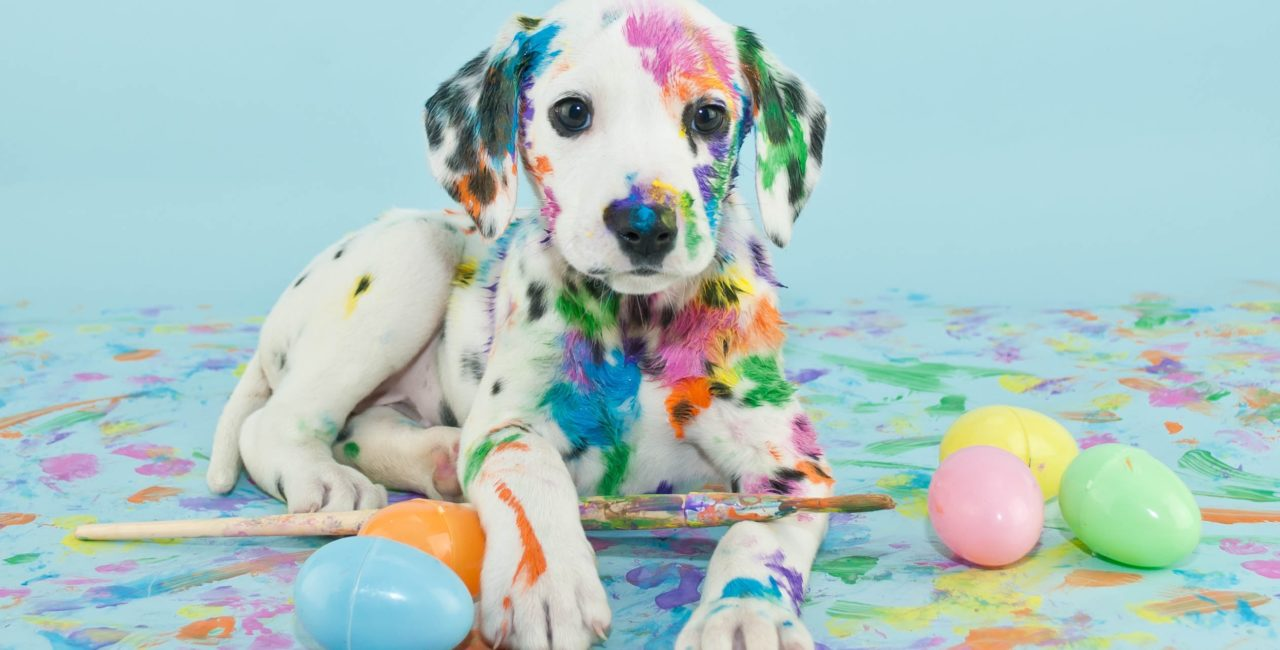
#> input picture LAB5/hinh1.png, 1280 x 650 px
$ jupyter execute 2374802010211_NguyenBaoKhang_252_71ITAI40603_0101_Lab05.ipynb
#> lines starting #> are read from the running program, lines starting #| are printed output that depends on the picture; after the words box and inside, x2 and y2 are one past the last pixel; in counts of white or black regions, pixels touching at a corner belong together
#### **LAB 05: PHÂN ĐOẠN ẢNH (IMAGE SEGMENTATION)**

[cell 1]
import cv2 as cv
import numpy as np
import matplotlib.pyplot as plt

def show(title, img, cmap='gray'):
    plt.figure(figsize=(6,4))
    plt.title(title)
    plt.axis('off')
    plt.imshow(img, cmap=cmap)

img = cv.imread('hinh1.png')
#> img is the input picture: shape (650, 1280, 3); mean B, G, R 195.5, 197.6, 172.9
plt.figure(figsize=(6,4))
plt.axis('off')
plt.imshow(img[:,:,::-1])
plt.show()

gray = cv.cvtColor(img, cv.COLOR_BGR2GRAY)

**1. Thresholding để phân đoạn ảnh**

[cell 2]
_, th_global = cv.threshold(gray, 128, 255, cv.THRESH_BINARY)
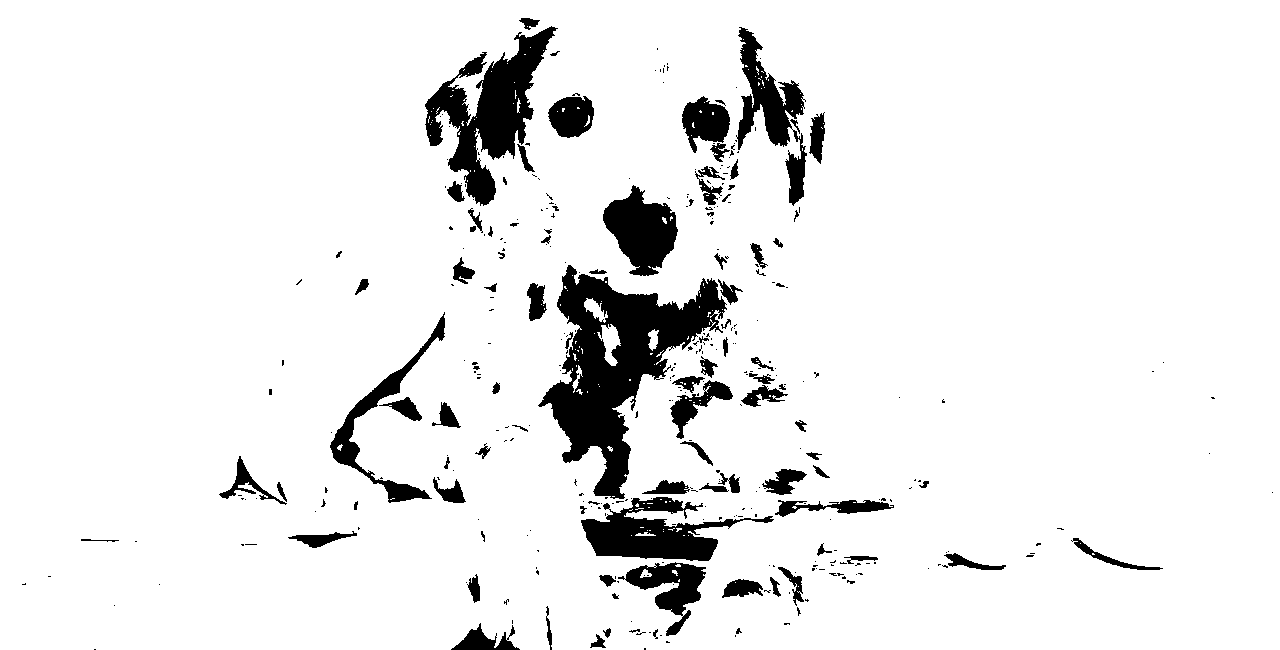
#> th_global: shape (650, 1280); 92.3% white; 365 black regions (267 under 20 px), largest, box (x1, y1, x2, y2) and area: (538, 265, 727, 499) 16611, (425, 26, 558, 206) 8993, (581, 497, 774, 561) 5495
show("1. Global Threshold", th_global)

**2. Otsu algorithm để phân đoạn ảnh vân tay**

[cell 3]
_, th_otsu = cv.threshold(gray, 0, 255, cv.THRESH_BINARY + cv.THRESH_OTSU)
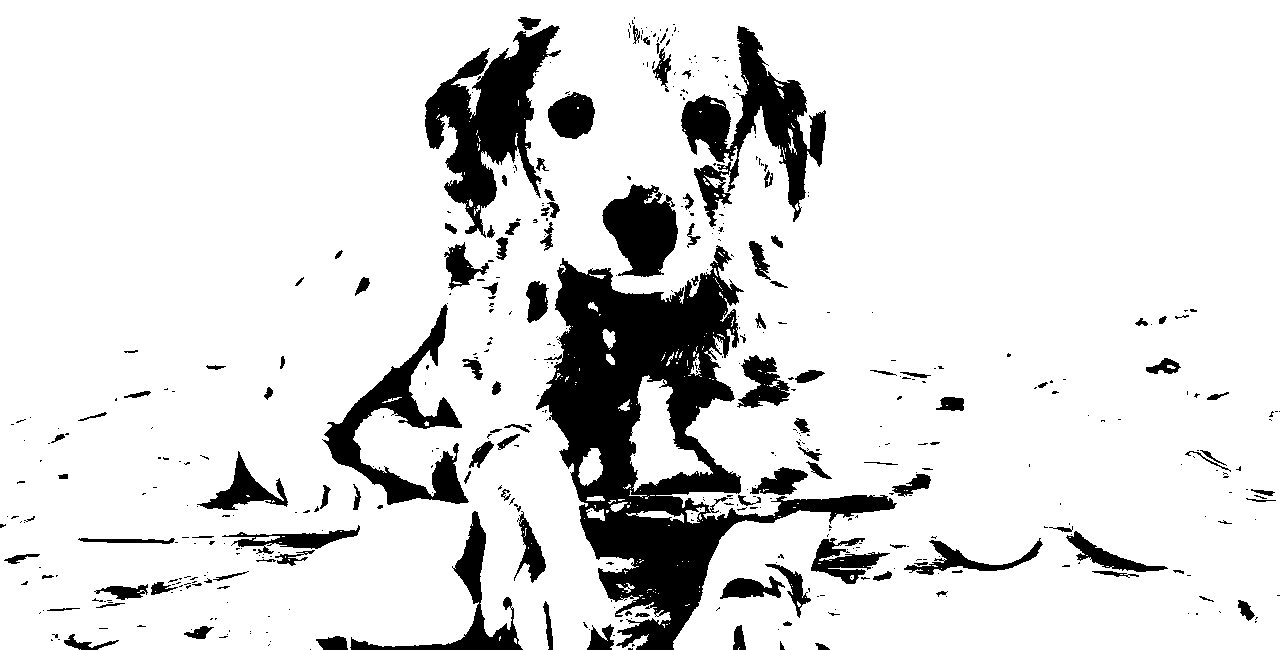
#> th_otsu: shape (650, 1280); 86.9% white; 496 black regions (371 under 20 px), largest, box (x1, y1, x2, y2) and area: (536, 245, 897, 650) 43985, (425, 25, 561, 238) 11747, (681, 26, 826, 227) 9858
show("2. Otsu Threshold", th_otsu)

**3. Clustering techniques trong phân đoạn ảnh, K-mean clustering**

[cell 4]
Z = img.reshape((-1,3)).astype(np.float32)
criteria = (cv.TERM_CRITERIA_EPS + cv.TERM_CRITERIA_MAX_ITER, 10, 1.0)
K = 3
_, labels, centers = cv.kmeans(Z, K, None, criteria, 10, cv.KMEANS_RANDOM_CENTERS)
#> centers = [[104.8, 108, 75.85], [217.7, 214.2, 182.5], [149, 173.3, 181.2]]
centers = np.uint8(centers)
#> centers = [[104, 108, 75], [217, 214, 182], [149, 173, 181]]
res = centers[labels.flatten()].reshape(img.shape)
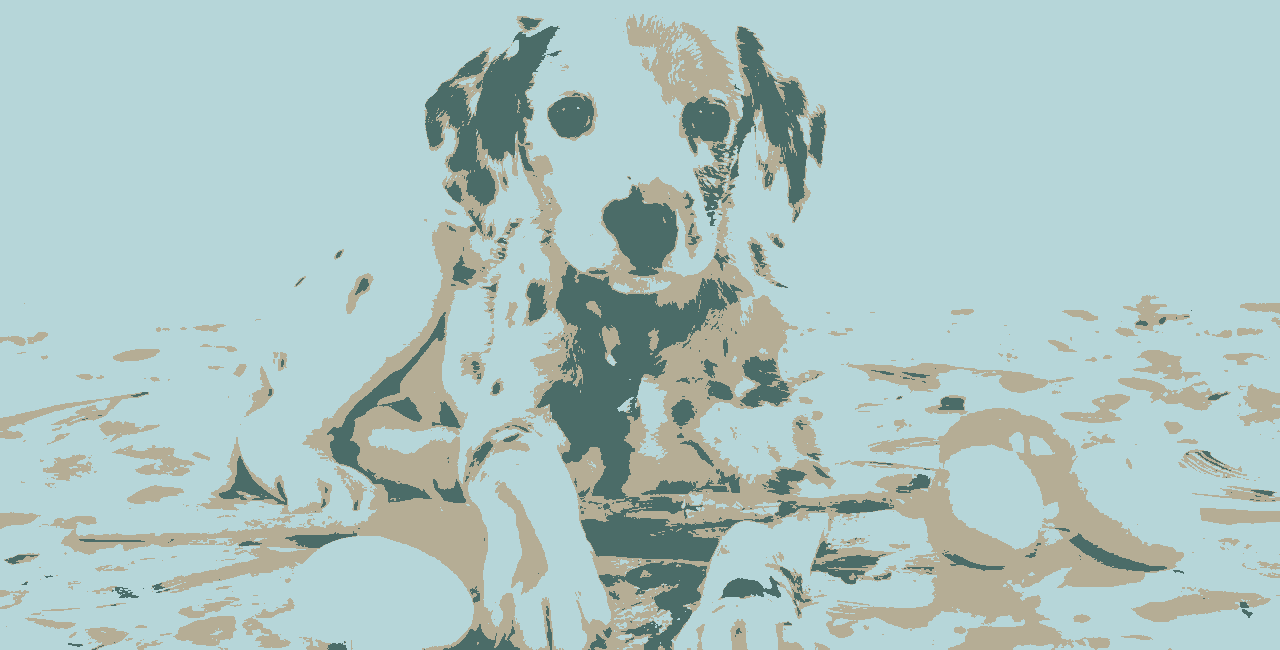
#> res: shape (650, 1280, 3); mean B, G, R 195, 197.4, 172.5
show("3. K-means Segmentation", cv.cvtColor(res, cv.COLOR_BGR2RGB), cmap=None)

**4. Sử dụng thuật toán Region growing**

[cell 5]
def region_grow(img, seed, thresh=10):
    h,w = img.shape
    out = np.zeros_like(img, np.uint8)
    visited = np.zeros_like(img, np.bool_)
    stack = [seed]
    seed_val = int(img[seed[1], seed[0]])
    while stack:
        x,y = stack.pop()
        if visited[y,x]:
            continue
        visited[y,x] = True
        cur = int(img[y,x])
        if abs(cur - seed_val) <= thresh:
            out[y,x] = 255
            for dx,dy in ((1,0),(-1,0),(0,1),(0,-1)):
                nx, ny = x+dx, y+dy
                if 0 <= nx < w and 0 <= ny < h and not visited[ny,nx]:
                    stack.append((nx,ny))
    return out

h,w = gray.shape
#> h = 650; w = 1280
seed_point = (w//2, h//2)
#> seed_point = (640, 325)
rg = region_grow(gray, seed_point, thresh=15)
#> in region_grow, `seed_val = int(img[seed[1], seed[0]])`: seed_val = 44
#> the loop in region_grow, `while stack:` made 714 passes
#> cur on passes 1 to 3: 44, 37, 34
#> after the loop in region_grow, `while stack:`:
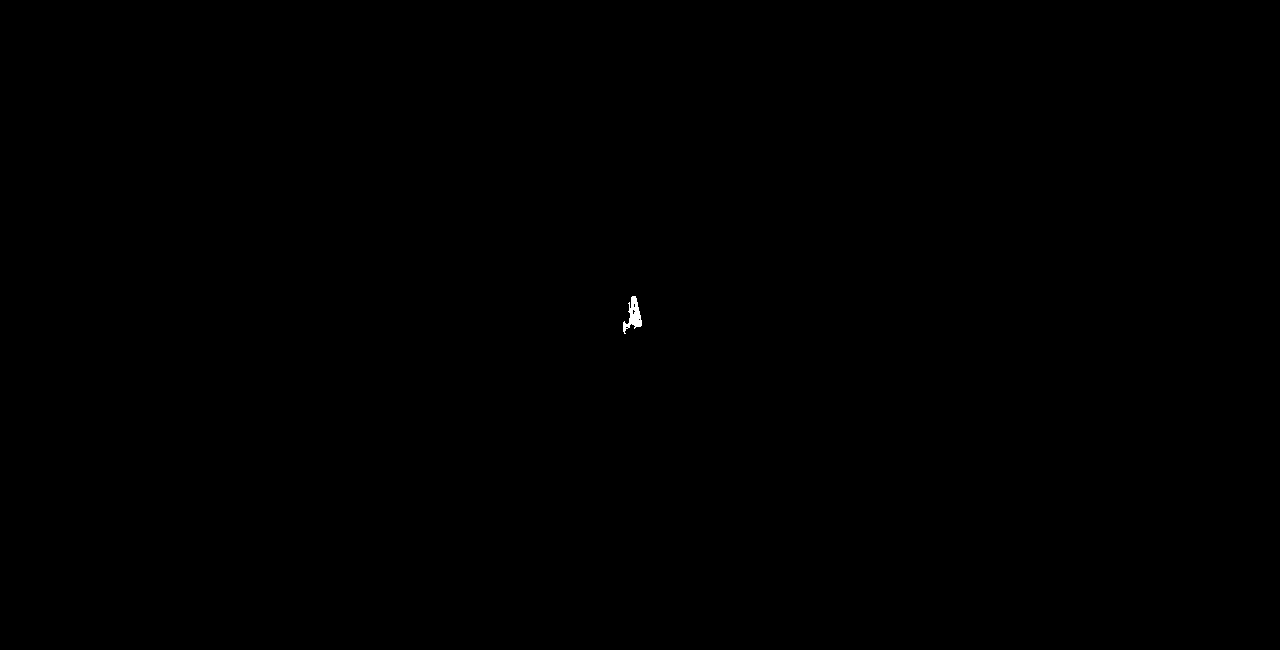
#> out: shape (650, 1280); 0.04% white; 1 white region, box (x1, y1, x2, y2) and area: (623, 296, 642, 334) 333
#> after the loop in region_grow, `while stack:`: visited: shape (650, 1280) bool; 0.05% white; 1 white region, box (x1, y1, x2, y2) and area: (622, 295, 643, 335) 457
#> after the loop in region_grow, `while stack:`: stack = []
show("4. Region Growing", rg)

**5. Sử dụng thuật toán Split and merge để phân đoạn ảnh**

[cell 6]
def split_quadtree(img, x, y, w, h, thr_var=500):
    patch = img[y:y+h, x:x+w]
    if w <= 8 or h <= 8 or np.var(patch) <= thr_var:
        return [(x,y,w,h)]
    hw, hh = w//2, h//2
    nodes = []
    nodes += split_quadtree(img, x, y, hw, hh, thr_var)
    nodes += split_quadtree(img, x+hw, y, w-hw, hh, thr_var)
    nodes += split_quadtree(img, x, y+hh, hw, h-hh, thr_var)
    nodes += split_quadtree(img, x+hw, y+hh, w-hw, h-hh, thr_var)
    return nodes

regions = split_quadtree(gray, 0, 0, w, h, thr_var=400)
#> in split_quadtree (call 27), `patch = img[y:y+h, x:x+w]`:
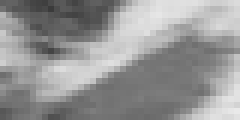
#> patch: shape (20, 40) (shown 6 times larger); min 59, max 233, mean 149.7
#> in split_quadtree (call 27), `nodes += split_quadtree(img, x+hw, y, w-hw, hh, thr_var)`: nodes = [(520, 20, 10, 5), (530, 20, 10, 5), (520, 25, 10, 5), (530, 25, 10, 5), (540, 20, 10, 5), (550, 20, 10, 5), (540, 25, 10, 5), (550, 25, 10, 5)]
#> in split_quadtree (call 27), `nodes += split_quadtree(img, x, y+hh, hw, h-hh, thr_var)`: nodes = [(520, 20, 10, 5), (530, 20, 10, 5), (520, 25, 10, 5), (530, 25, 10, 5), (540, 20, 10, 5), (550, 20, 10, 5), (540, 25, 10, 5), (550, 25, 10, 5), (520, 30, 10, 5), (530, 30, 10, 5), (520, 35, 10, 5), (530, 35, 10, 5)]
#> in split_quadtree (call 27), `nodes += split_quadtree(img, x+hw, y+hh, w-hw, h-hh, thr_var)`: nodes = 16 items, first 6: (520, 20, 10, 5), (530, 20, 10, 5), (520, 25, 10, 5), (530, 25, 10, 5), (540, 20, 10, 5), (550, 20, 10, 5)
#> in split_quadtree, `nodes += split_quadtree(img, x+hw, y, w-hw, hh, thr_var)`: nodes = 1469 items, first 6: (0, 0, 320, 162), (320, 0, 160, 81), (480, 0, 40, 20), (520, 0, 20, 10), (540, 0, 20, 10), (520, 10, 10, 5)
#> in split_quadtree, `nodes += split_quadtree(img, x, y+hh, hw, h-hh, thr_var)`: nodes = 2331 items, first 6: (0, 0, 320, 162), (320, 0, 160, 81), (480, 0, 40, 20), (520, 0, 20, 10), (540, 0, 20, 10), (520, 10, 10, 5)
#> in split_quadtree, `nodes += split_quadtree(img, x+hw, y+hh, w-hw, h-hh, thr_var)`: nodes = 2974 items, first 6: (0, 0, 320, 162), (320, 0, 160, 81), (480, 0, 40, 20), (520, 0, 20, 10), (540, 0, 20, 10), (520, 10, 10, 5)
#> regions has the same summary as nodes in split_quadtree
merge_img = np.zeros_like(gray)
for (x,y,ww,hh) in regions:
    merge_img[y:y+hh, x:x+ww] = np.mean(gray[y:y+hh, x:x+ww], dtype=np.uint8)
#> this loop made 2974 passes
show("5. Split and Merge", merge_img)

**6. Phân đoạn ảnh với Edge-based sigmentation**

[cell 7]
edges = cv.Canny(gray, 50, 150)
#> edges: shape (650, 1280); 5.7% white in thin lines or dots
contours,_ = cv.findContours(edges, cv.RETR_EXTERNAL, cv.CHAIN_APPROX_SIMPLE)
#> contours = 891 contours, 750 with area under 20; largest, box (x1, y1, x2, y2) and area: (767, 68, 824, 198) 830, (1177, 448, 1265, 482) 792, (612, 279, 739, 413) 566, (555, 445, 837, 562) 488, (625, 13, 705, 103) 465
edge_seg = np.zeros_like(gray)
cv.drawContours(edge_seg, contours, -1, (255), thickness=cv.FILLED)
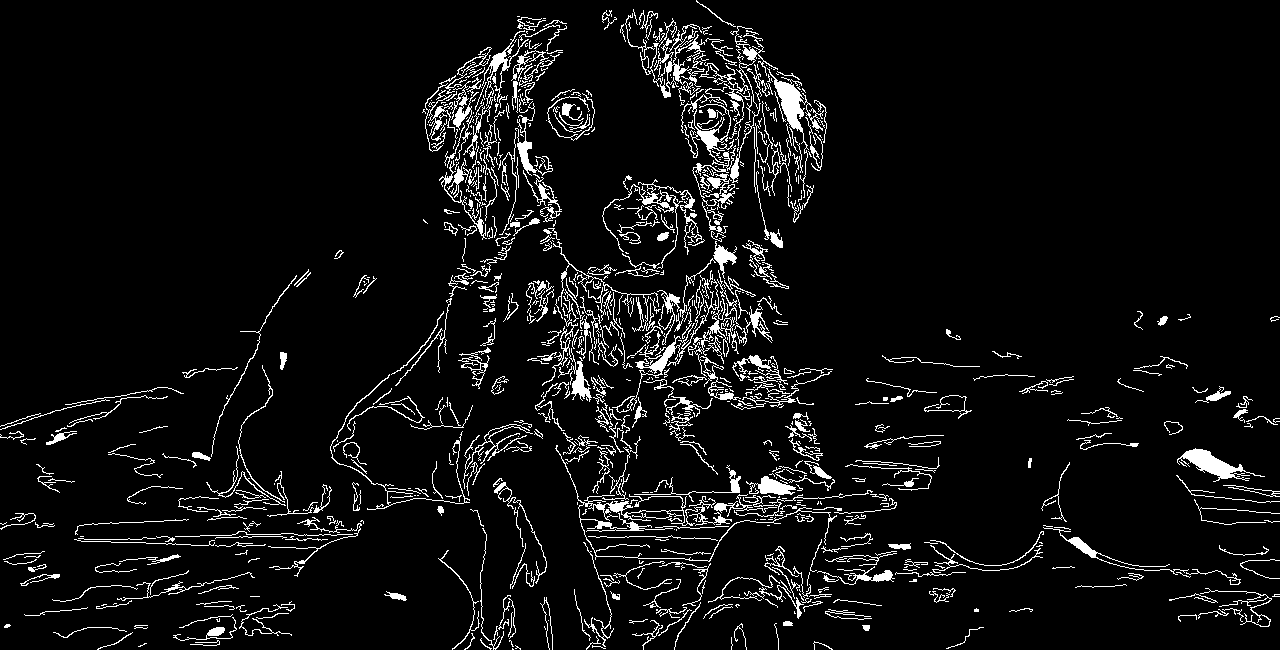
#> edge_seg: shape (650, 1280); 6.3% white in thin lines or dots
show("6. Edge-based Segmentation", edge_seg)
